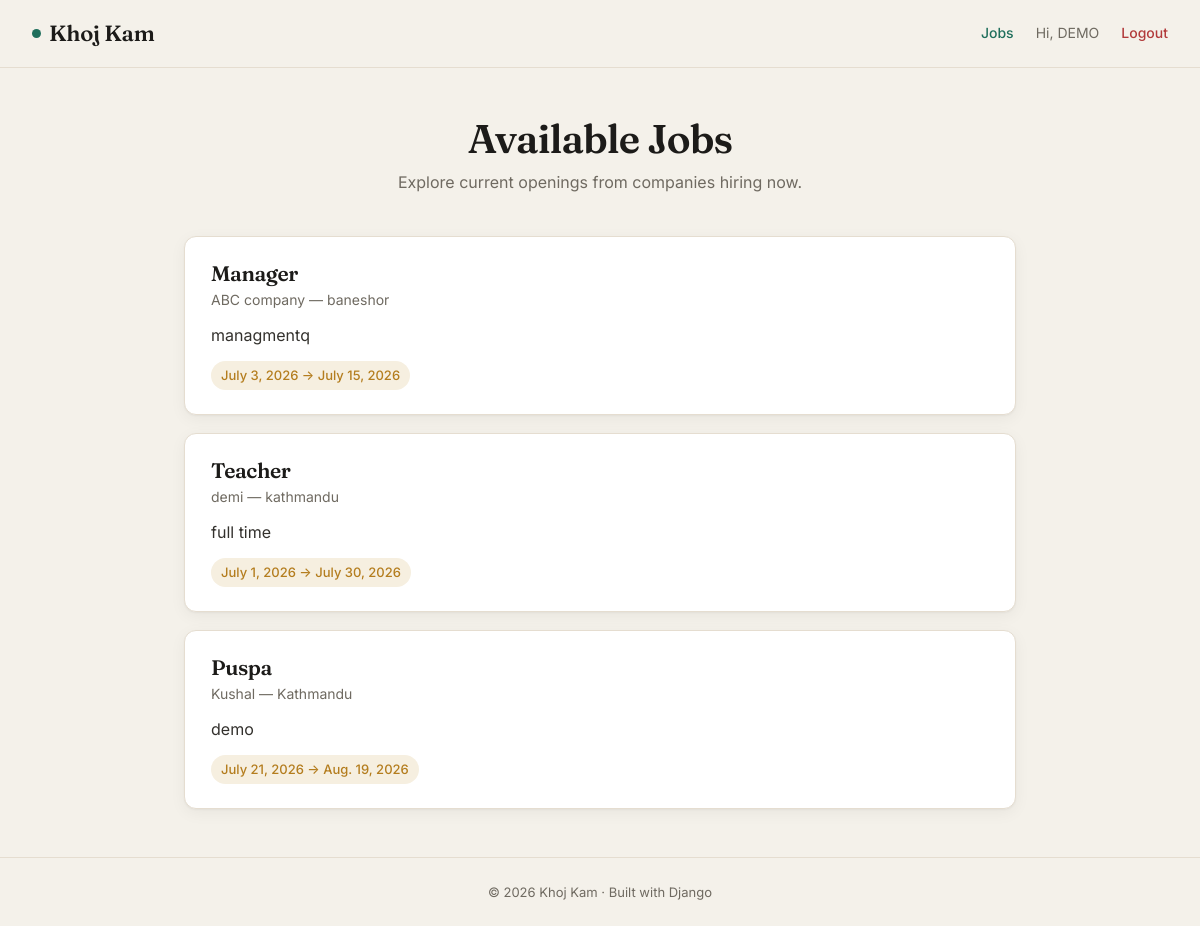
The page /jobs/ (signed in) on the database its author committed.
### portal/models.py (models this page shows, shortened)
class Job(models.Model):
    title = models.CharField(max_length=100)
    start_date = models.DateField()
    end_date = models.DateField()
    description = models.TextField()
    company = models.ForeignKey(Company, on_delete=models.CASCADE, related_name='jobs')

class Company(models.Model):
    name = models.CharField(max_length=100)
    logo = models.ImageField(upload_to='company_logos/', blank=True, null=True)
    location = models.CharField(max_length=100)
    contact_no = models.CharField(max_length=10)

### jobportal/urls.py (the view)
# urls.py: path("jobs/", jobs, name="jobs"),
@login_required(login_url="login")
def jobs(request):
    jobs = Job.objects.all()
    return render(request, "jobs.html", {"jobs": jobs})

### jobportal/templates/jobs.html (shortened to what this page needs)
{% extends "base.html" %}
{% block content %}
<div class="container">
    <h1 class="page-title">Available Jobs</h1>
    <p class="page-sub">Explore current openings from companies hiring now.</p>
    <div class="grid">
        {% for job in jobs %}
            <div class="card">
                <h3><a href="{% url 'job_detail' job.id %}">{{ job.title }}</a></h3>
                <p class="meta">{{ job.company.name }} — {{ job.company.location }}</p>
                <p class="desc">{{ job.description }}</p>
                <span class="tag">{{ job.start_date }} → {{ job.end_date }}</span>
            </div>
        {% empty %}
            <p class="empty">No jobs posted yet.</p>
        {% endfor %}
    </div>
</div>
{% endblock %}

### jobportal/templates/base.html (shortened to what this page needs)
<!DOCTYPE html>
<html lang="en">
<head>
</head>
<body>
    <header class="site-header">
        <a href="{% url 'home' %}" class="brand"><span class="dot"></span>Khoj Kam</a>
        <nav class="nav-links">
            <a href="{% url 'jobs' %}">Jobs</a>
            {% if user.is_authenticated %}
                <span class="user">Hi, {{ user.username }}</span>
                <a href="{% url 'logout' %}" class="logout">Logout</a>
            {% else %}
                <a href="{% url 'login' %}">Login</a>
                <a href="{% url 'register' %}">Register</a>
            {% endif %}
        </nav>
    </header>
    <main>
        {% block content %}{% endblock %}
    </main>
    <footer class="site-footer">
        © 2026 Khoj Kam · Built with Django
    </footer>
</body>
</html>

### jobportal/templates/base.html (style rules this page uses)
:root { --bg: #f4f1ea; --surface: #ffffff; --ink: #1c1b19; --muted: #6f6a61; --line: #e5ddd0; --accent: #1f6f5c; --accent-hover: #185848; --amber: #b47d1e; --danger: #b23b3b; --radius: 12px; --shadow: 0 1px 2px rgba(28,27,25,.04), 0 4px 16px rgba(28,27,25,.05); --serif: "Fraunces", Georgia, serif; --sans: "Inter", -apple-system, BlinkMacSystemFont, sans-serif; }
* { box-sizing: border-box; margin: 0; padding: 0; }
body { font-family: var(--sans); background: var(--bg); color: var(--ink); line-height: 1.6; min-height: 100vh; display: flex; flex-direction: column; -webkit-font-smoothing: antialiased; }
a { color: var(--accent); text-decoration: none; }
.site-header { position: sticky; top: 0; z-index: 50; display: flex; align-items: center; justify-content: space-between; padding: 16px 32px; background: rgba(244,241,234,.85); backdrop-filter: blur(10px); border-bottom: 1px solid var(--line); }
.brand { font-family: var(--serif); font-weight: 600; font-size: 22px; color: var(--ink); letter-spacing: -.01em; display: flex; align-items: center; gap: 8px; }
.brand .dot { width: 9px; height: 9px; border-radius: 50%; background: var(--accent); display: inline-block; }
.nav-links { display: flex; align-items: center; gap: 22px; font-size: 14px; }
.nav-links .user { color: var(--muted); }
.nav-links .logout { color: var(--danger); }
.nav-links a { font-weight: 500; }
.container { width: 100%; max-width: 880px; margin: 0 auto; padding: 48px 24px; flex: 1; }
main { flex: 1; display: flex; flex-direction: column; }
h1, h2, h3 { font-family: var(--serif); font-weight: 600; letter-spacing: -.02em; line-height: 1.15; }
.page-title { font-size: 40px; text-align: center; margin-bottom: 8px; }
.page-sub { text-align: center; color: var(--muted); margin-bottom: 40px; }
.grid { display: grid; gap: 18px; }
.card { background: var(--surface); border: 1px solid var(--line); border-radius: var(--radius); padding: 24px 26px; box-shadow: var(--shadow); transition: transform .15s ease, box-shadow .15s ease; }
.card h3 { font-size: 21px; margin-bottom: 4px; }
.card h3 a { color: var(--ink); }
.meta { color: var(--muted); font-size: 14px; }
.desc { margin: 12px 0; color: #33312d; }
.tag { display: inline-flex; align-items: center; gap: 6px; font-size: 13px; color: var(--amber); font-weight: 500; background: #f6efe0; padding: 4px 10px; border-radius: 999px; }
.site-footer { border-top: 1px solid var(--line); padding: 24px 32px; text-align: center; color: var(--muted); font-size: 13px; }

### rows shown on the page
Job: title "Manager", company.name "ABC company", company.location "baneshor", description "managmentq", start_date "July 3, 2026", end_date "July 15, 2026"
Job: title "Teacher", company.name "demi", company.location "kathmandu", description "full time", start_date "July 1, 2026", end_date "July 30, 2026"
Job: title "Puspa", company.name "Kushal", company.location "Kathmandu", description "demo", start_date "July 21, 2026", end_date "Aug. 19, 2026"

### other values the page prints
{{ user.username }} "DEMO"
